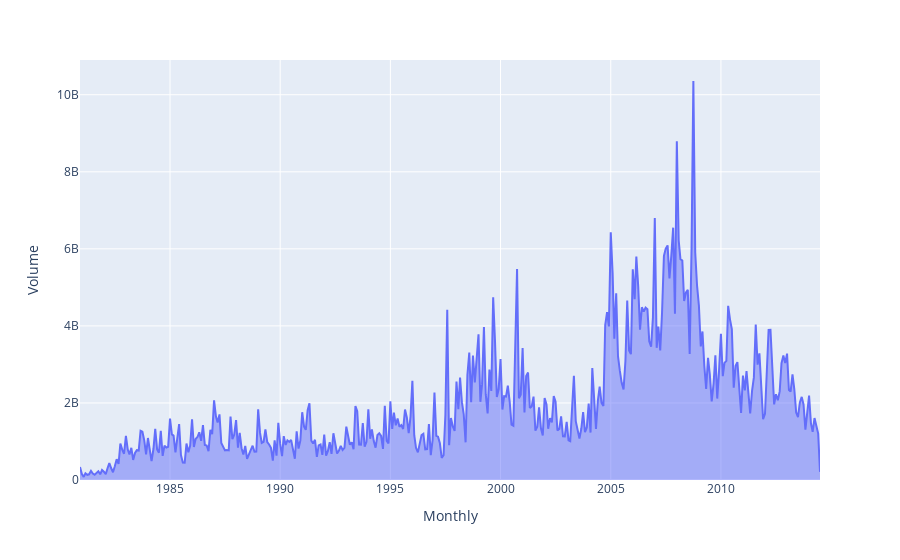

Here is the notebook cell this chart was saved with:
### Code cell
px.area(x='Monthly', y='Volume', data_frame=dfres)

### Figure 1 — Plotly figure (JSON) as saved in the notebook; plotly's stock layout.template omitted (floating-point values rounded to 4 significant figures; data arrays with more than 128 entries replaced by an {"elided": "..."} marker saying what was removed)
{"data": [{"hovertemplate": "Monthly=%{x}<br>Volume=%{y}<extra></extra>", "legendgroup": "", "line": {"color": "#636efa"}, "marker": {"symbol": "circle"}, "mode": "lines", "name": "", "orientation": "v", "showlegend": false, "stackgroup": "1", "type": "scatter", "x": {"elided": "404 str values"}, "xaxis": "x", "y": {"elided": "404 int values"}, "yaxis": "y"}], "layout": {"autosize": true, "legend": {"tracegroupgap": 0}, "margin": {"t": 60}, "xaxis": {"anchor": "y", "autorange": true, "domain": [0, 1], "range": ["1980-12-01", "2014-07-01"], "title": {"text": "Monthly"}, "type": "date"}, "yaxis": {"anchor": "x", "autorange": true, "domain": [0, 1], "range": [0, 10900000000.0], "title": {"text": "Volume"}, "type": "linear"}}}
